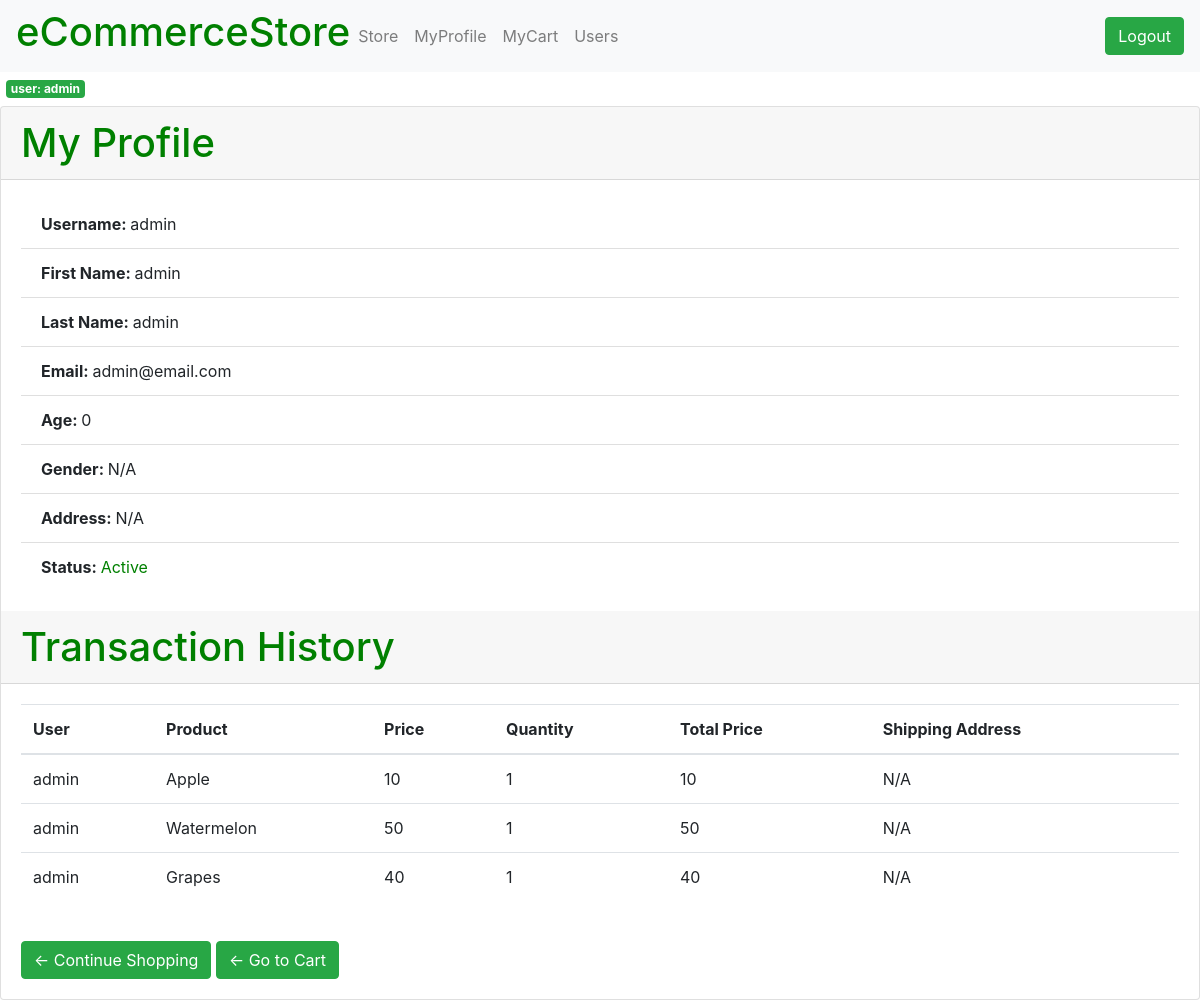
The page /store/profile/ (signed in) on the database its author committed.
### store/models.py (models this page shows, shortened)
class Profile(models.Model):
    user = models.OneToOneField(User, null=True, on_delete=models.CASCADE)
    name = models.CharField(max_length=100, null=True)
    age = models.IntegerField()
    gender = models.CharField(max_length=100)
    address = models.CharField(max_length=100)
    status = models.BooleanField(default=True)

class Order(models.Model):
    user = models.ForeignKey(User, null=True, on_delete=models.DO_NOTHING)
    product = models.ForeignKey(Product, null=True, on_delete=models.DO_NOTHING)
    current_user = models.CharField(max_length=100, null=True)
    product_name = models.CharField(max_length=100, null=True)
    product_price = models.IntegerField(default=0, null=True)
    quantity = models.IntegerField(default=0, null=True)
    total_price = models.IntegerField(default=0, null=True)
    shipping_address = models.CharField(max_length=100, null=True)

### store/views.py (the view)
def profile(request):
    current_user = request.user
    myOrders = Order.objects.filter(current_user=current_user)
    orderCount = Order.objects.filter(current_user=current_user).count()
    context = {'current_user': current_user, 'myOrders': myOrders, 'orderCount': orderCount}
    return render(request, 'store/profile.html', context)

### store/templates/store/profile.html (shortened to what this page needs)
{% extends 'store/base_logged_in.html' %}
{% load static %}
{% block content %}
    <span class="badge bg-success margin white">user: {{ user.username }}</span>
    <div class="card">
        <h1 class="card-header">My Profile</h1>
        <div class="card-body">
            <ul class="list-group list-group-flush">
                <li class="list-group-item"><strong>Username: </strong>{{ current_user.username }}</li>
                <li class="list-group-item"><strong>First Name: </strong>{{ current_user.first_name }}</li>
                <li class="list-group-item"><strong>Last Name: </strong>{{ current_user.last_name }}</li>
                <li class="list-group-item"><strong>Email: </strong>{{ current_user.email }}</li>
                <li class="list-group-item"><strong>Age: </strong>{{ current_user.profile.age }}</li>
                <li class="list-group-item"><strong>Gender: </strong>{{ current_user.profile.gender }}</li>
                <li class="list-group-item"><strong>Address: </strong>{{ current_user.profile.address }}</li>
                <li class="list-group-item"><strong>Status: </strong>
                    {% if current_user.profile.status == True %}
                        <span class="active">Active</span>
                    {% elif current_user.profile.status == False %}
                        <span class="inactive">Inactive</span>
                    {% else %}
                        <span class="pending">N/A</span>
                    {% endif %}
                </li>
            </ul>
        </div>
        <h1 class="card-header">Transaction History</h1>
        <div class="card-body">
            {% if orderCount == 0 %}
                <div class="alert alert-primary" role="alert">
                    Oops! No transactions made yet!
                </div>
            {% else %}
                <table class="table">
                    <thead>
                        <tr>
                            <th scope="col">User</th>
                            <th scope="col">Product</th>
                            <th scope="col">Price</th>
                            <th scope="col">Quantity</th>
                            <th scope="col">Total Price</th>
                            <th scope="col">Shipping Address</th>
                        </tr>
                    </thead>
                    <tbody>
                        {% for myOrder in myOrders %}
                            <tr>
                                <td>{{ myOrder.current_user }}</td>
                                <td>{{ myOrder.product_name }}</td>
                                <td>{{ myOrder.product_price }}</td>
                                <td>{{ myOrder.quantity }}</td>
                                <td>{{ myOrder.total_price }}</td>
                                <td>{{ myOrder.shipping_address }}</td>
                            </tr>
                        {% endfor %}
                    </tbody>
                </table>
            {% endif %}
            <br>
            <a class="btn btn-success" href="{% url 'store:mystore' %}">&#x2190; Continue Shopping</a>
            <a class="btn btn-success" href="{% url 'store:cart' %}">&#x2190; Go to Cart</a>
        </div>
    </div>
{% endblock content %}

### store/static/store/style.css (style rules this page uses)
h1, .active { color: green; }
.margin { margin: 1vh 0px 1vh 0.5vw; }
.white { color: white; }
::placeholder { text-align: center; font-style: italic; }

### rows shown on the page
Order: current_user "admin", product_name "Apple", product_price "10", quantity "1", total_price "10", shipping_address "N/A"
Order: current_user "admin", product_name "Watermelon", product_price "50", quantity "1", total_price "50", shipping_address "N/A"
Order: current_user "admin", product_name "Grapes", product_price "40", quantity "1", total_price "40", shipping_address "N/A"

### other values the page prints
{{ user.username }} "admin"
{{ current_user.username }} "admin"
{{ current_user.first_name }} "admin"
{{ current_user.last_name }} "admin"
{{ current_user.email }} "admin@email.com"
{{ current_user.profile.age }} "0"
{{ current_user.profile.gender }} "N/A"
{{ current_user.profile.address }} "N/A"
